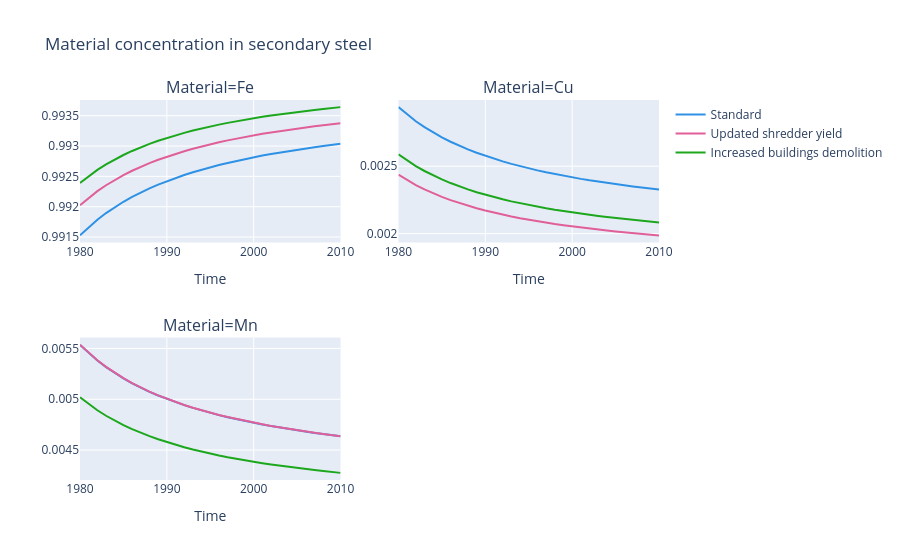

Notebook source saved alongside this figure:
### Code cell
plotter = PlotlyArrayPlotter(
    array=remelted_shares,
    intra_line_dim="Time",
    subplot_dim="Material",
    line_label="Standard",
    title="Material concentration in secondary steel",
)
fig = plotter.plot()
plotter = PlotlyArrayPlotter(
    array=shares_shredder,
    intra_line_dim="Time",
    subplot_dim="Material",
    line_label="Updated shredder yield",
    fig=fig,
)
fig = plotter.plot()
plotter = PlotlyArrayPlotter(
    array=shares_demolition,
    intra_line_dim="Time",
    subplot_dim="Material",
    line_label="Increased buildings demolition",
    fig=fig,
)
fig = plotter.plot(do_show=True)
